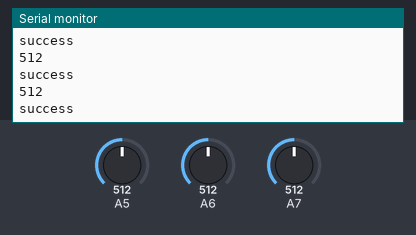
Bench run of a sketch on a simulated Arduino Nano, built with avr-gcc and run on an emulated ATmega328P. Shown: the last lines printed to the serial monitor. Inputs (shaded band) come from the test bench; at power-on: A5 = 512, A6 = 512, A7 = 512. No radio packets arrive unless stated.

Above: at 2.7 s.
2.8 s: A5 set to 991
At 3.7 s:
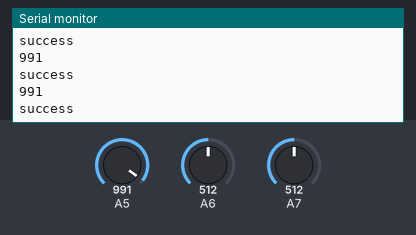
4.3 s: A5 set to 1006
At 5.4 s:
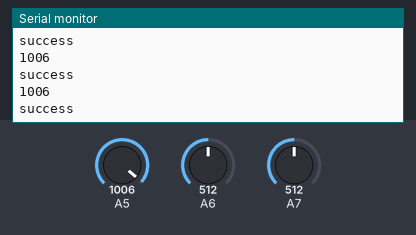
Timing chart, 0 to 7.3 s (numbered marks = the images above; inputs shaded):
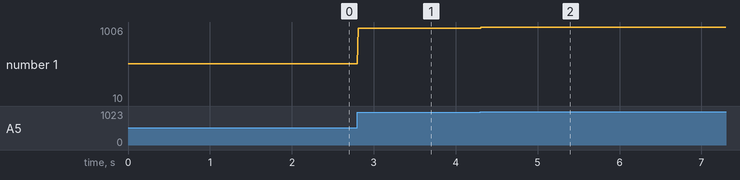

Measured:
- after the input at 2.8 s, the serial monitor: prints a new line at once (image 1)
- after the input at 4.3 s, the serial monitor: prints a new line at once (image 2)
- plotted number 1: 512 → 991 after the input at 2.8 s, 991 → 10 after the input at 4.3 s

The sketch:

TX.ino
```cpp
#include <SPI.h>
#include "printf.h"
#include "RF24.h"
#define CE_PIN 7
#define CSN_PIN 8
// instantiate an object for the nRF24L01 transceiver
RF24 radio(CE_PIN, CSN_PIN);

unsigned int SteerPos, ThruttlePos, BreakPos, PedalPos;

uint8_t address[6] = { "0001"};
int count_r = 0;
bool reverse = false;

//int
struct RF_MESSAGE {
  int a, b, c;
};

struct MAPPING {
  int p, s;
};

//sender.ino


void setup() {
  Serial.begin(115200);
  radio.begin();
  radio.setPALevel(RF24_PA_MAX);  // RF24_PA_MAX is default.
  radio.setPayloadSize(32);  // float datatype occupies 4 bytes
  radio.openWritingPipe(address);
  radio.stopListening();

}

void loop() {
  RF_MESSAGE msg;
  MAPPING val;
  msg.a = analogRead(A5);
  msg.b = analogRead(A6);
  msg.c = analogRead(A7);

  if (msg.a > 50) {
    count_r = 0;
    reverse = false;
    val.p = map(msg.a, 0 , 457, 1300, 1600);
    Serial.println(msg.a);
  }
  if (msg.b > 100 && msg.a < 100 && count_r == 0) {
    count_r = 1;
    val.p = map(msg.a, 0 , 457, 1400, 1000);

  }
  if (count_r == 1 && msg.b < 100 && msg.a < 50) {
    reverse = true;
  }

  if (reverse && msg.b > 100) {
    val.p = map(msg.b, 0 , 500, 1400, 1200);
    Serial.println(msg.b);
  }
//  Serial.println(count_r );
  val.s =  map(msg.c, 40 , 800, 5, 80);


  bool reports = radio.write(&val, sizeof(val));

  if (reports) {
        Serial.println("success");
//          Serial.println(val.p);
    //      Serial.println(val.b);
//          Serial.println(val.s);
    delay(10);
  } else {
    Serial.println("failed");
  }


}
```
